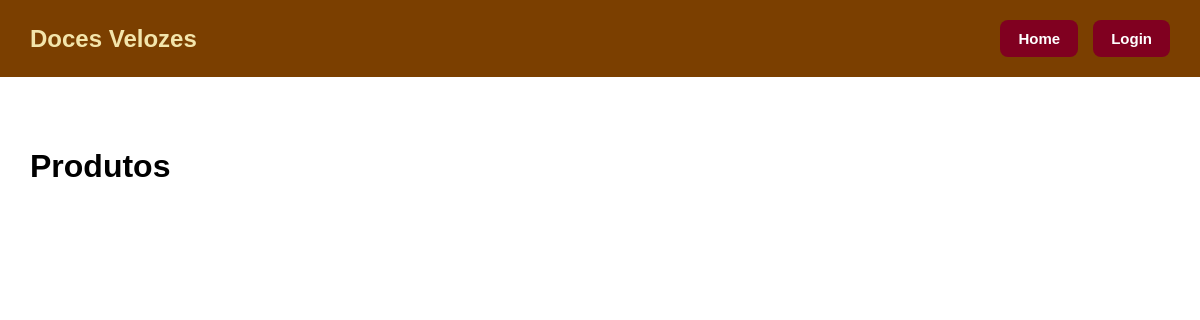
The page /produtos/ on the database as committed earlier.
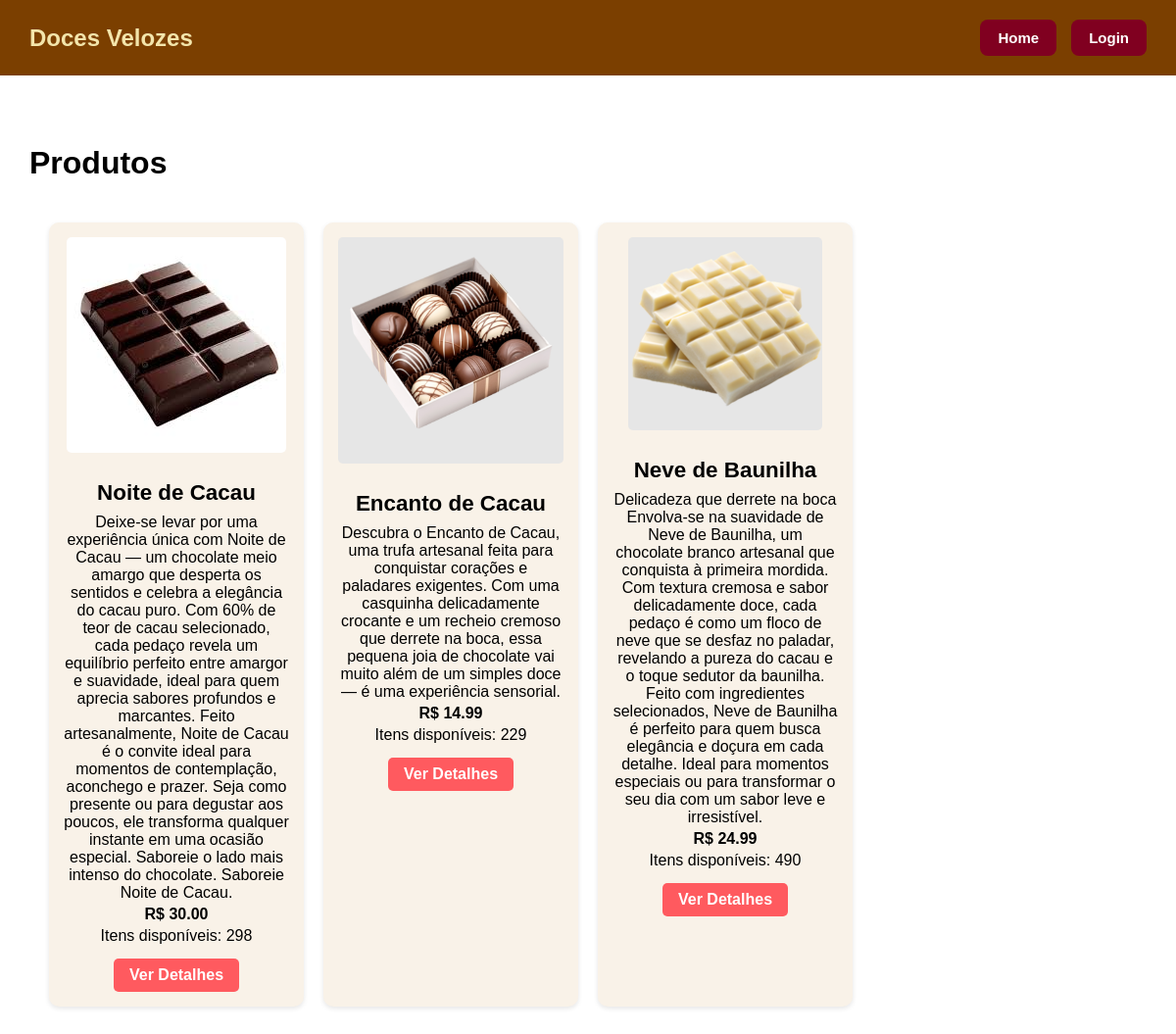
The same page on the database as committed later.
### vendas/models.py (models this page shows, shortened)
class Produto(models.Model):
    nome = models.CharField(max_length=100)
    descricao = models.TextField()
    preco = models.DecimalField(max_digits=8, decimal_places=2)
    imagem = models.ImageField(upload_to='produtos/')
    quantidade = models.PositiveIntegerField(default=0)

### vendas/views.py (the view)
# urls.py: path('produtos/', views.produtos, name='produtos'),
def produtos(request):
    produtos = Produto.objects.all()
    return render(request, 'vendas/produtos.html', {'produtos': produtos})

### vendas/templates/vendas/produtos.html (shortened to what this page needs)
{% extends 'vendas/base.html' %}
{% load static %}
{% block head %}
  <link rel="stylesheet" href="{% static 'css/style.css' %}">
  <link rel="stylesheet" href="{% static 'css/produtos.css' %}">
{% endblock %}
{% block content %}
<h1>Produtos</h1>
<div class="produtos-container">
  {% for produto in produtos %}
    <div class="produto">
      <img src="{{ produto.imagem.url }}" alt="{{ produto.nome }}">
      <div class="produto-info">
        <h2>{{ produto.nome }}</h2>
        <p>{{ produto.descricao }}</p>
        <p><strong>R$ {{ produto.preco }}</strong></p>
        <p>Itens disponíveis: {{ produto.quantidade }}</p>
        <a href="{% url 'produto_detalhe' produto.id %}" class="botao-padrao">Ver Detalhes</a>
      </div>
    </div>
  {% endfor %}
</div>
{% endblock %}

### vendas/templates/vendas/base.html (shortened to what this page needs)
{% load static %}
<!DOCTYPE html>
<html lang="pt-br">
<head>
  <link rel="stylesheet" href="{% static 'css/style.css' %}">
  {% block head %}{% endblock %}
</head>
<body>
  <div class="barra">
    <div class="logo">Doces Velozes</div>
    <div class="menu">
      <a href="{% url 'home' %}">
        <button class="botao-menu">Home</button>
      </a>
      <button class="botao-menu sidebar-toggle" onclick="toggleSidebar()">Login</button>
    </div>
  </div>
  <div class="conteudo">
    {% block content %}{% endblock %}
  </div>
</body>
</html>

### static/css/style.css (style rules this page uses)
body { margin: 0; padding: 0; font-family: 'Poppins', sans-serif; background-color: #ffffff; color: #000000; }
.barra { width: 100%; background-color: #7b3f00; color: #f3e5ab; padding: 20px 30px; display: flex; align-items: center; justify-content: space-between; box-sizing: border-box; }
.logo { font-size: 24px; font-weight: bold; }
.menu { display: flex; gap: 15px; }
.botao-menu { background-color: #800020; color: #fff; border: none; padding: 10px 18px; border-radius: 8px; font-size: 15px; font-weight: 600; cursor: pointer; transition: background-color 0.3s, transform 0.2s; }
.botao-padrao { background-color: #a93226; color: white; border: none; padding: 10px 20px; border-radius: 8px; font-size: 16px; font-weight: 600; cursor: pointer; transition: background-color 0.3s, transform 0.2s; text-decoration: none; }
.conteudo { padding: 50px 30px; }

### static/css/produtos.css (style rules this page uses)
.produtos-container { display: grid; grid-template-columns: repeat(auto-fill, minmax(250px, 1fr)); gap: 20px; padding: 20px; }
.produto { background-color: #f9f2e8; padding: 15px; border-radius: 10px; box-shadow: 0 2px 5px rgba(0,0,0,0.1); display: flex; flex-direction: column; align-items: center; transition: transform 0.2s; }
.produto img { max-width: 100%; height: auto; border-radius: 5px; margin-bottom: 10px; }
.produto-info { text-align: center; }
.produto-info h2 { font-size: 1.4em; margin-bottom: 8px; }
.produto-info p { margin: 4px 0; }
.botao-padrao { display: inline-block; margin-top: 10px; padding: 8px 16px; background-color: #ff5a5f; color: white; text-decoration: none; border-radius: 5px; }

Rows that differ between the two databases and show on the page:
added Produto: imagem (picture), nome "Noite de Cacau", descricao "Deixe-se levar por uma experiência única com Noite de Cacau — um chocolate meio amargo que desperta os sentidos e celebra a elegância do cacau puro. Com 60% de teor de cacau selecionado, cada pedaço revela um equilíbrio perfeito entre amargor e suavidade, ideal para quem aprecia sabores profundos e marcantes. Feito artesanalmente, Noite de Cacau é o convite ideal para momentos de contemplação, aconchego e prazer. Seja como presente ou para degustar aos poucos, ele transforma qualquer instante em uma ocasião especial. Saboreie o lado mais intenso do chocolate. Saboreie Noite de Cacau.", preco "30.00", quantidade "298"
added Produto: imagem (picture), nome "Encanto de Cacau", descricao "Descubra o Encanto de Cacau, uma trufa artesanal feita para conquistar corações e paladares exigentes. Com uma casquinha delicadamente crocante e um recheio cremoso que derrete na boca, essa pequena joia de chocolate vai muito além de um simples doce — é uma experiência sensorial.", preco "14.99", quantidade "229"
added Produto: imagem (picture), nome "Neve de Baunilha", descricao "Delicadeza que derrete na boca Envolva-se na suavidade de Neve de Baunilha, um chocolate branco artesanal que conquista à primeira mordida. Com textura cremosa e sabor delicadamente doce, cada pedaço é como um floco de neve que se desfaz no paladar, revelando a pureza do cacau e o toque sedutor da baunilha. Feito com ingredientes selecionados, Neve de Baunilha é perfeito para quem busca elegância e doçura em cada detalhe. Ideal para momentos especiais ou para transformar o seu dia com um sabor leve e irresistível.", preco "24.99", quantidade "490"
